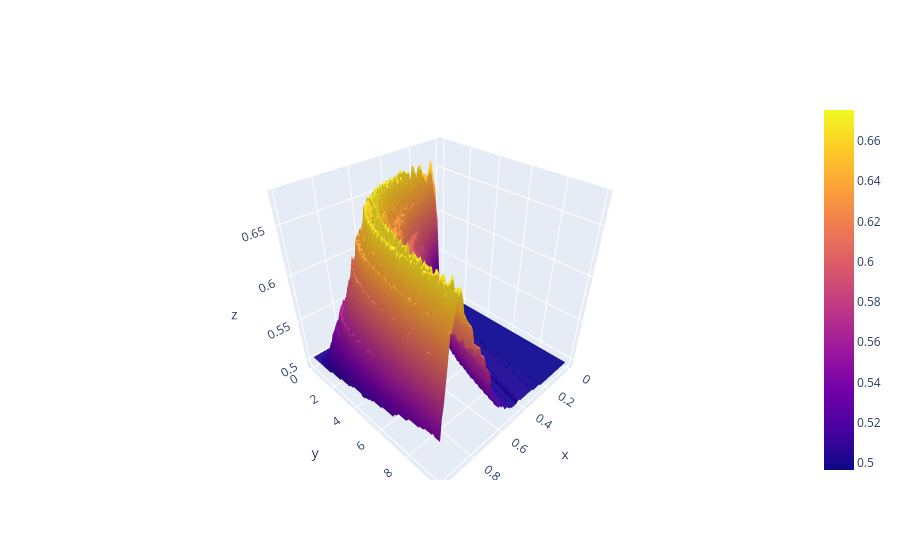

Notebook source saved alongside this figure:
### Code cell
import numpy as np
import pandas as pd
from sklearn.linear_model import LogisticRegression
from sklearn.metrics import accuracy_score
from sklearn.model_selection import train_test_split
from sklearn.preprocessing import StandardScaler
import plotly.graph_objects as go

df = pd.read_csv("../data/metadata_(for_scores).csv")

df = df.drop(["img_id", "gender", "diagnostic", "biopsed", "melanoma_colors"], axis = 1)
df["prediction"] = False

x = df.iloc[:, 3:]
y = df['skin_cancer_diagnosis']

x_train, x_valtest, y_train, y_valtest = train_test_split(
x, y, test_size = 0.4, random_state = 8008135, stratify = y)

x_val, x_test, y_val, y_test = train_test_split(
x_valtest, y_valtest, test_size = 0.5, random_state = 8008135, stratify = y_valtest)

scaler = StandardScaler()
x_train_scaled = scaler.fit_transform(x_train)
x_val_scaled = scaler.transform(x_val)
x_test_scaled = scaler.transform(x_test)

x = np.arange(0, 1, 0.01)
y = np.arange(0, 10, 0.1)
models = [LogisticRegression(random_state = 8008135, class_weight = {1: i, 0: 1}) for i in y]
for model in models:
    model.fit(x_train_scaled, y_train) 
preds = [model.predict_proba(x_val_scaled)[:, 1] for model in models]
z = np.array([[accuracy_score(y_val, (j >= i).astype(int)) for i in x] for j in preds])

fig = go.Figure()
fig.add_trace(go.Surface(x = x, y = y, z = z))

### Figure 1 — Plotly figure (JSON) as saved in the notebook; plotly's stock layout.template omitted (floating-point values rounded to 4 significant figures; data arrays with more than 128 entries replaced by an {"elided": "..."} marker saying what was removed)
{"data": [{"type": "surface", "x": [0, 0.01, 0.02, 0.03, 0.04, 0.05, 0.06, 0.07, 0.08, 0.09, 0.1, 0.11, 0.12, 0.13, 0.14, 0.15, 0.16, 0.17, 0.18, 0.19, 0.2, 0.21, 0.22, 0.23, 0.24, 0.25, 0.26, 0.27, 0.28, 0.29, 0.3, 0.31, 0.32, 0.33, 0.34, 0.35, 0.36, 0.37, 0.38, 0.39, 0.4, 0.41, 0.42, 0.43, 0.44, 0.45, 0.46, 0.47, 0.48, 0.49, 0.5, 0.51, 0.52, 0.53, 0.54, 0.55, 0.56, 0.57, 0.58, 0.59, 0.6, 0.61, 0.62, 0.63, 0.64, 0.65, 0.66, 0.67, 0.68, 0.69, 0.7, 0.71, 0.72, 0.73, 0.74, 0.75, 0.76, 0.77, 0.78, 0.79, 0.8, 0.81, 0.82, 0.83, 0.84, 0.85, 0.86, 0.87, 0.88, 0.89, 0.9, 0.91, 0.92, 0.93, 0.94, 0.95, 0.96, 0.97, 0.98, 0.99], "y": [0, 0.1, 0.2, 0.3, 0.4, 0.5, 0.6, 0.7, 0.8, 0.9, 1, 1.1, 1.2, 1.3, 1.4, 1.5, 1.6, 1.7, 1.8, 1.9, 2, 2.1, 2.2, 2.3, 2.4, 2.5, 2.6, 2.7, 2.8, 2.9, 3, 3.1, 3.2, 3.3, 3.4, 3.5, 3.6, 3.7, 3.8, 3.9, 4, 4.1, 4.2, 4.3, 4.4, 4.5, 4.6, 4.7, 4.8, 4.9, 5, 5.1, 5.2, 5.3, 5.4, 5.5, 5.6, 5.7, 5.8, 5.9, 6, 6.1, 6.2, 6.3, 6.4, 6.5, 6.6, 6.7, 6.8, 6.9, 7, 7.1, 7.2, 7.3, 7.4, 7.5, 7.6, 7.7, 7.8, 7.9, 8, 8.1, 8.2, 8.3, 8.4, 8.5, 8.6, 8.7, 8.8, 8.9, 9, 9.1, 9.2, 9.3, 9.4, 9.5, 9.6, 9.7, 9.8, 9.9], "z": {"elided": "100x100 float values"}}], "layout": {}}
